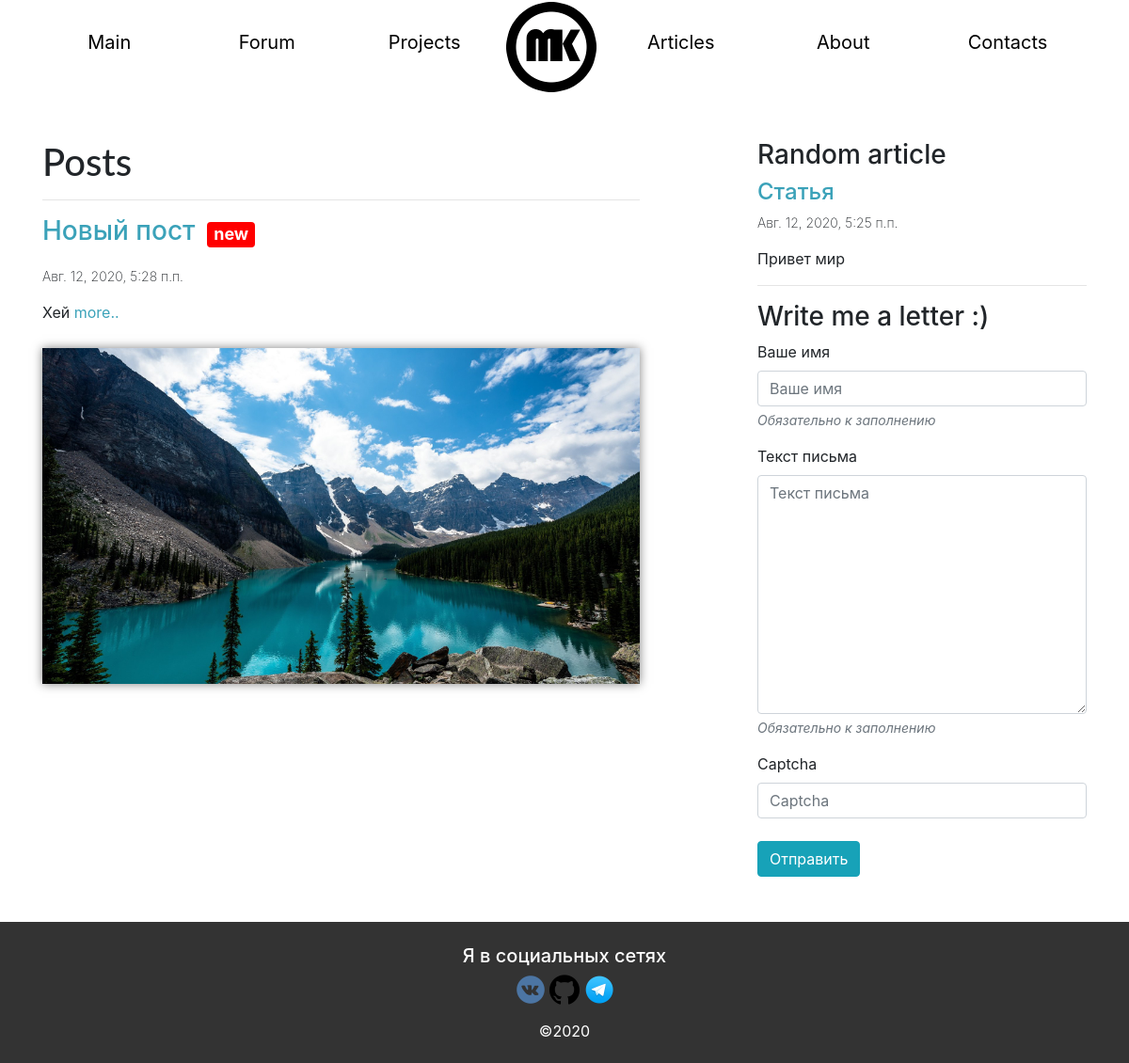
The page / on the database its author committed.
### main/models.py (models this page shows, shortened)
class Post(models.Model):
	title = models.CharField(max_length=100, db_index=True, verbose_name='Название поста')
	description = models.TextField(max_length=2000,blank=True, verbose_name='Краткое описание поста')
	content = RichTextField(max_length=2000, verbose_name='Текст поста')
	date_pub = models.DateTimeField(auto_now_add=True, db_index=True, verbose_name='Дата публикации поста')
	image = models.ImageField(blank=True, upload_to=get_timestamp_path,  verbose_name='Изображение')
	tags = models.ManyToManyField('Tag', blank=True, related_name='posts')
	class Meta:
		verbose_name='Пост'
		verbose_name_plural='Посты'
		ordering = ['-date_pub']

class Tag(models.Model):
	colors = (
		('RED', 'red'),
		('DEFAULT', '#3ba2b9'),
		('YELLOW', 'yellow'),
		('GREEN', 'green'),
		('GRAY', 'gray')
		)
	name = models.CharField(max_length=30, db_index=True, verbose_name='Название тэга')
	color = models.CharField(max_length=30, db_index=True, choices=colors, default='#3ba2b9', verbose_name='Цвет тэга')
	class Meta:
		verbose_name='Тэг'
		verbose_name_plural = 'Тэги'

class Article(models.Model):
	title = models.CharField(max_length=150, db_index=True, verbose_name='Название статьи')
	description = models.TextField(max_length=2000, db_index=True, verbose_name='Краткое описание статьи')
	content = RichTextField(blank=True, db_index=True, verbose_name='Текст статьи')
	date_pub = models.DateTimeField(auto_now_add=True, verbose_name='Дата публикации')
	class Meta:
		verbose_name='Статья'
		verbose_name_plural='Статьи'
		ordering = ['-date_pub']

### main/views.py (the view)
# urls.py: path('', index, name='index_name'),
def index(request):
	if request.method == 'POST':
		contacts(request=request)
	posts = Post.objects.all()
	form_contact = FeedbackForm()
	rnd_article = Article.objects.get(pk=random.randint(1, Article.objects.count()))
	paginator = Paginator(posts, 3)
	page_number = request.GET.get('page', default=1)
	page = paginator.get_page(page_number)
	is_paginated = page.has_other_pages()
	prev_url = '?page={}'.format(page.previous_page_number()) if page.has_previous() else ''
	next_url = '?page={}'.format(page.next_page_number()) if page.has_next() else ''
	context = {'page_object': page,
			 'is_paginated': is_paginated,
			 'next_url':next_url,
			 'prev_url':prev_url,
		     'page': page,
		     'rnd_article':rnd_article,
		     'form_contact': form_contact,
		     }
	context['posts'] = posts
	return render(request, 'main/index.html', context)

### main/forms.py
class FeedbackForm(forms.ModelForm):
	captcha = CaptchaField(label='Введите текст с картинки',
							error_messages={'invalid': 'Wrong captcha'})
	class Meta:
		model = Feedback
		fields = "__all__"

### main/templates/main/index.html (shortened to what this page needs)
{% extends "layout/basic.html" %}
{% load bootstrap4 %}
{% load static %}
{% block content %}
	<div class="row mt-5">
		<div class="col-md-7" >
			<h1 class="align-center">Posts</h1>
			{% for post in page_object.object_list %}
				<div class="mb-5" >
					<hr>
					<div class="accordion" id="accordionExample">
						<h3 class="mr-2" style="display:inline-block"><a style="color: #3ba2b9;" class="links" type="button" data-toggle="collapse" data-target="#collapse{{ post.pk }}" aria-expanded="true" aria-controls="collapse{{ post.pk }}">
							{{ post.title }}
						</a></h3>
						{% for tag in post.tags.all %}
						<a href="{% url 'main:by_tag_name' id_tag=tag.pk %}"><h4 style="display:inline-block; margin-bottom:20px;"><span style="background-color:{{ tag.color }};" class="badge badge-info">{{ tag.name }}</span></h4></a>
					{% endfor %}
					</div>
					<p class="date_pub">{{ post.date_pub }}</p>
					<p class="mt-3">{{ post.description }} <a style="color: #3ba2b9;" class="links" type="button" data-toggle="collapse" data-target="#collapse{{ post.pk }}" aria-expanded="true" aria-controls="collapse{{ post.pk }}">
							more..
						</a></p>
					{% if post.image %}
						<img src="{{ post.image.url }}" class="posts_image">
					{% endif %}
				</div>
			{% endfor %}
		</div>
		<div class="col-md-4 offset-md-1">
			<h3>Random article</h3>
			{% if rnd_article %}
				<h4><a class="links" href="{% url 'main:article_detail_name' pk=rnd_article.pk %}">{{ rnd_article.title }}</a></h2>
				<p class="date_pub">{{ rnd_article.date_pub }}</p>
				<p class="mt-3">{{ rnd_article.description }}</p>
			{% endif %}
			<hr>
			<div class="sticky-top">
				<h3>Write me a letter :)</h3>
				<form method="post">
					{% bootstrap_field form_contact.name placeholder=''%}
					{% bootstrap_field form_contact.body placeholder=''%}
					{% bootstrap_field form_contact.captcha form_group_class='new' placeholder=''%}
					<div class="mt-4">
						{% bootstrap_button button_class='btn btn-info' content='Отправить' button_type='submit' %}
					</div>
				</form>
			</div>
		</div>
	</div>
{% endblock content %}

### main/static/style.css (style rules this page uses)
.date_pub { font-size: 14px; font-weight: 200; }
h1 { font-family: Lato, sans-serif; }
a.links { text-decoration: none; color: #3ba2b9; background-image: linear-gradient(currentColor, currentColor); background-position: 0% 100%; background-repeat: no-repeat; background-size: 0% 2px; transition: color .2s, background-size .4s ; -moz-user-select: none; -khtml-user-select: none; -webkit-user-select: none; user-select: none; }
.posts_image { margin-top: 10px; max-width: 100%; height: auto; box-shadow: 0 0 10px rgba(0,0,0,0.5); }

### rows shown on the page
Post: title "Новый пост", date_pub "Авг. 12, 2020, 5:28 п.п.", description "Хей", image (picture)
Tag: name "new"
Article: title "Статья", date_pub "Авг. 12, 2020, 5:25 п.п.", description "Привет мир"
